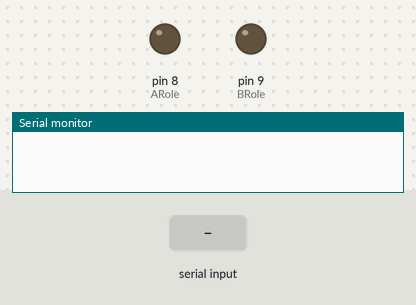
Bench run of a sketch on a simulated Arduino Uno, built with avr-gcc and run on an emulated ATmega328P. Parts: output pins drawn as LEDs (lit = HIGH), the last lines printed to the serial monitor. The test bench sets the inputs (shaded band).

Above: at 1.2 s.
1.3 s: "A" received over Serial
At 2.5 s:
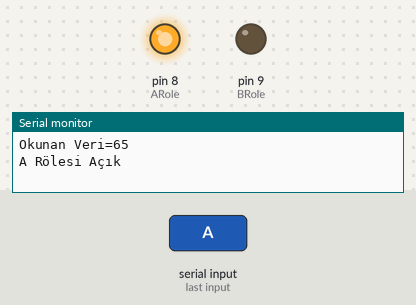
2.8 s: "B" received over Serial
At 3.7 s:
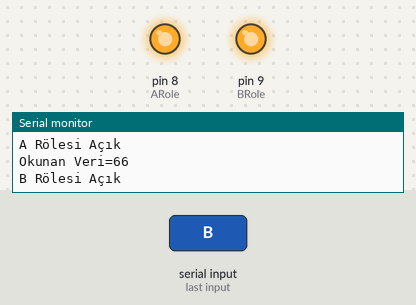
4.3 s: "a" received over Serial
At 4.8 s:
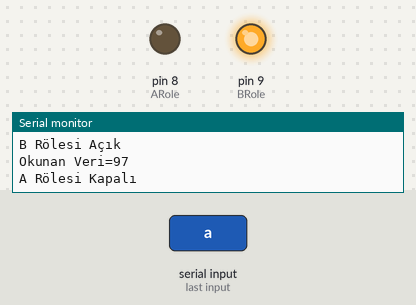
Timing chart, 0 to 7.3 s (numbered marks = the images above; inputs shaded):
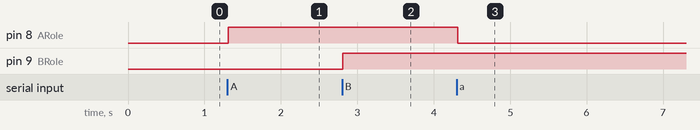

Measured:
- after the input at 1.3 s, pin 8 (ARole): LOW → HIGH at once
- after the input at 2.8 s, pin 9 (BRole): LOW → HIGH at once
- after the input at 4.3 s, pin 8 (ARole): HIGH → LOW at once

The sketch:

_9_Bol_4_Uyg.ino
```cpp
int hm10veri;
int ARole=8;
int BRole=9;
void setup()
{
pinMode(8,OUTPUT);
pinMode(9,OUTPUT);
Serial.begin(9600); //Seri monitör aktif edilip 9600 baut hızına ayarlanıyor }
}
void loop()
//hm10veri isminde değişken oluşturuluyor
//ARole isminde değişken oluşturuluyor ve 8’e eşitleniyor //BRole isminde değişken oluşturuluyor ve 9’a eşitleniyor
//8. pin çıkış olarak ayarlanıyor.
//9. pin çıkış olarak ayarlanıyor.

 {
if(Serial.available())
//Eğer seri girişten veri gelmiş ise
{
int hm10veri = Serial.read();
//hm10veri değişkenine seri girişten gelen bilgiyi yaz.
delay(10);
Serial.print("Okunan Veri=");
//Seri monitör üzerinden okunan Veri kelimelerini yaz.
Serial.println(hm10veri);
//Seri monitör üzerinden “hm10veri” bilgisini yaz.
if(hm10veri==65)
//Eğer “hm10veri” bilgisi 65 ise
{digitalWrite(ARole,HIGH);
//ARolesini yani 8. pini HIGH yaparak aç.
Serial.println("A Rölesi Açık");}
//Seri monitöre “A Rölesi Açık” yaz
if(hm10veri==97)
//Eğer “hm10veri” bilgisi 97 ise
{digitalWrite(ARole,LOW);
//ARolesini yani 8. pini LOW yaparak kapat.
Serial.println("A Rölesi Kapalı");}
//Seri monitöre “A Rölesi Kapalı” yaz
if(hm10veri==66)
//Eğer “hm10veri” bilgisi 66 ise
{digitalWrite(BRole,HIGH);
//BRolesini yani 9. pini HIGH yaparak aç.
Serial.println("B Rölesi Açık");}
//Seri monitöre “B Rölesi Açık” yaz
if(hm10veri==98)
//Eğer “hm10veri” bilgisi 98 ise
{digitalWrite(BRole,LOW);
//BRolesini yani 9. pini LOW yaparak kapat.
Serial.println("B Rölesi Kapalı");}
//Seri monitöre “B Rölesi Kapalı” yaz
}
}
```
